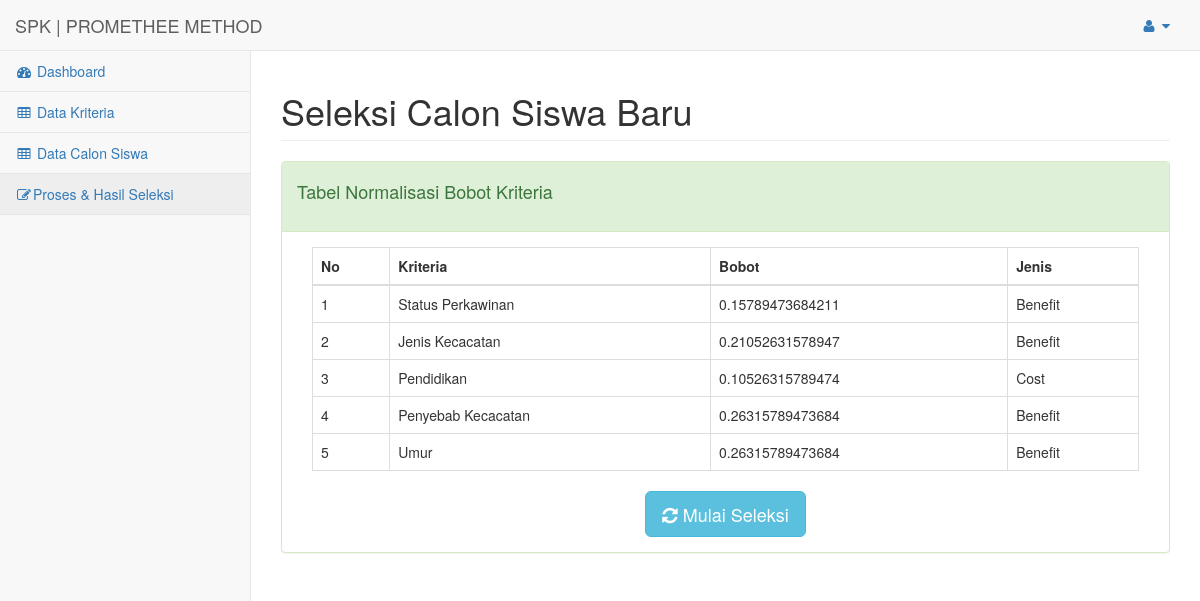
/index.php?url=proses_seleksi (signed in), run on an earlier commit of the app's database.
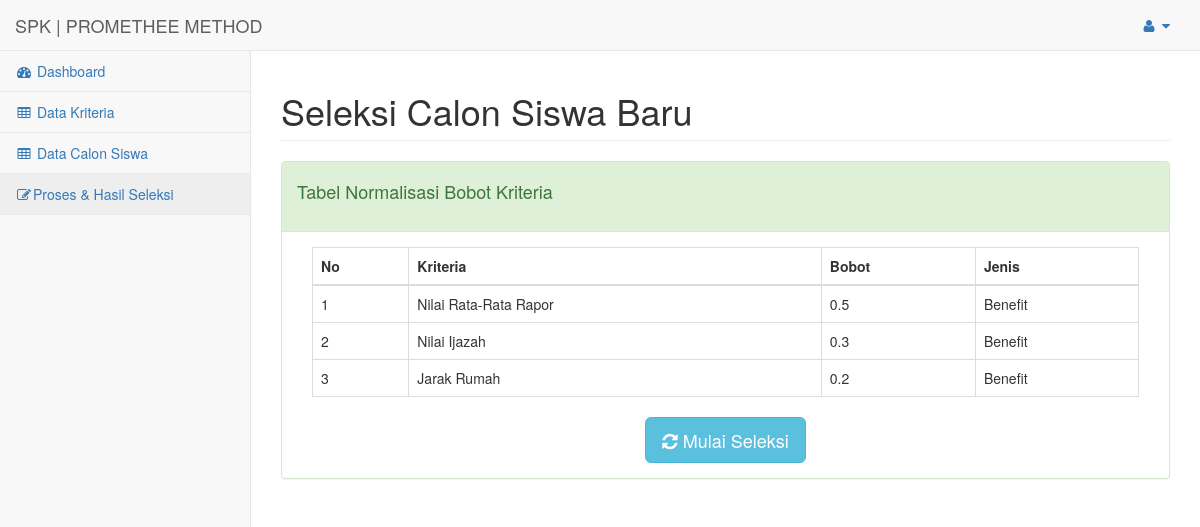
And on a later commit of the database.
### tables this page shows
CREATE TABLE `kriteria` (
  `id` int(11) NOT NULL,
  `nama` varchar(255) NOT NULL,
  `bobot` double NOT NULL,
  `jenis` varchar(50) NOT NULL
);

### config/routes.php (called while the page is built, shortened)
<?php
$include = [];
if(isset($_GET['url'])){
	switch ($_GET['url']) {
		case 'proses_seleksi':
			$include[] = 'halaman/seleksi/proses_seleksi.php';
			break;
	}
}else{
	$include[] = 'halaman/dashboard.php';
}
?>

### config/proses_seleksi/load_kriteria.php (called while the page is built, shortened)
<?php
$hasil = mysqli_query($koneksi, "SELECT distinct KRITERIA.* FROM KRITERIA");
while ($data_row = mysqli_fetch_assoc($hasil)) {
	$datas['data'][$data_row['nama']] = $data_row;
	$hasil2 = mysqli_query($koneksi, "SELECT * FROM SUBKRITERIA WHERE KRITERIA_ID =".$datas['data'][$data_row['nama']]['id']);
	while ($data_row2 = mysqli_fetch_assoc($hasil2)) {
		$datas['data'][$data_row['nama']]['subkriteria'][] = $data_row2;
	}
	$bobot[] = $datas['data'][$data_row['nama']]['bobot'];
}
$datas['ekstra']['total_bobot'] = array_sum($bobot);
$data_kriteria = $datas;
 ?>

### halaman/seleksi/proses_seleksi.php (the view, shortened to what this page needs)
<div id="page-wrapper">
  <div class="row">
    <div class="col-lg-12">
      <h1 class="page-header">Seleksi Calon Siswa Baru</h1>
    </div>
  </div>
  <div class="row">
    <div class="col-lg-12">
      <div class="panel panel-success">
        <div class="panel-heading" style="padding-bottom: 20px">
          <div>
            <h4>Tabel Normalisasi Bobot Kriteria</h4>
          </div>
        </div>
        <div class="panel-body">
          <form action="index.php?url=hasil_seleksi" method="POST">
            <div class="col-lg-12">
              <table class="table table-bordered">
                <thead>
                  <tr>
                    <th rowspan="2" style="vertical-align: middle;">No</th>
                    <th rowspan="2" style="vertical-align: middle;">Kriteria</th>
                    <th rowspan="2" style="vertical-align: middle;">Bobot</th>
                    <th rowspan="2" style="vertical-align: middle;">Jenis</th>
                  </tr>
                </thead>
                <tbody>
                  <?php $x= 1; ?>
                  <?php foreach ($data_kriteria['data'] as $key => $value): ?>
                    <tr>
                      <td><?php echo $x++ ?></td>
                      <td><?php echo $key ?></td>
                      <td><?php echo $value['bobot']/$data_kriteria['ekstra']['total_bobot'];?></td>
                      <td><?php echo  $value['jenis'] ?></td>
                    </tr>
                  <?php endforeach ?>
                </tbody>
              </table>
            </div>
            <div class="col-lg-12" align="center">
              <button class="btn btn-lg btn-info"><i class="  fa fa-refresh"></i> Mulai Seleksi</button>
            </div>
          </form>
        </div>
      </div>
    </div>
  </div>
</div>

### halaman/header.php (shortened to what this page needs)
<!DOCTYPE html>
<html lang="en">
<head>
    <link href="asset/bower_components/bootstrap/dist/css/bootstrap.min.css" rel="stylesheet">
    <link href="asset/bower_components/metisMenu/dist/metisMenu.min.css" rel="stylesheet">
    <link href="asset/bower_components/datatables-plugins/integration/bootstrap/3/dataTables.bootstrap.css" rel="stylesheet">
    <link href="asset/dist/css/sb-admin-2.css" rel="stylesheet">
    <link href="asset/bower_components/font-awesome/css/font-awesome.min.css" rel="stylesheet" type="text/css">
</head>
<body>
    <div id="wrapper">
        <nav class="navbar navbar-default navbar-static-top" role="navigation" style="margin-bottom: 0">
            <div class="navbar-header">
                <a class="navbar-brand" href="index.php?url=dashboard">SPK | PROMETHEE METHOD</a>
            </div>
            <ul class="nav navbar-top-links navbar-right">
                <li class="dropdown">
                    <a class="dropdown-toggle" data-toggle="dropdown" href="#">
                        <i class="fa fa-user fa-fw"></i>  <i class="fa fa-caret-down"></i>
                    </a>
                </li>
            </ul>
            <div class="navbar-default sidebar" role="navigation">
                <div class="sidebar-nav navbar-collapse">
                    <ul class="nav" id="side-menu">
                        <li>
                            <a href="index.php?url=dashboard"><i class="fa fa-dashboard fa-fw"></i> Dashboard</a>
                        </li>
                        <li>
                            <a href="index.php?url=data_kriteria"><i class="fa fa-table fa-fw"></i> Data Kriteria</a>
                        </li>
                        <li>
                            <a href="index.php?url=data_calon"><i class="fa fa-table fa-fw"></i> Data Calon Siswa</a>
                        </li>
                        <li>
                            <a href="index.php?url=proses_seleksi"><i class="fa fa-edit fa-fw"></i>Proses & Hasil Seleksi</a>
                        </li>
                    </ul>
                </div>
            </div>
        </nav>

### index.php (shortened to what this page needs)
<?php
include 'config/routes.php';
 include 'halaman/header.php';
foreach ($req as $key => $value) {
	require_once $value;
}
foreach ($include as $key => $value) {
	require_once $value;
}
include 'halaman/footer.php';
?>

What changed in the data, as far as the page shows it:
removed kriteria: key "Status Perkawinan", $value['bobot']/$data_kriteria['ekstra']['total_bobot'] "0.15789473684211", jenis "Benefit"
removed kriteria: key "Pendidikan", $value['bobot']/$data_kriteria['ekstra']['total_bobot'] "0.10526315789474", jenis "Cost"
removed kriteria: key "Umur", $value['bobot']/$data_kriteria['ekstra']['total_bobot'] "0.26315789473684", jenis "Benefit"
changed kriteria (number 1 of 3 on the later page): key "Jenis Kecacatan" → "Nilai Rata-Rata Rapor"; $value['bobot']/$data_kriteria['ekstra']['total_bobot'] "0.21052631578947" → "0.5"
added kriteria: key "Nilai Ijazah", $value['bobot']/$data_kriteria['ekstra']['total_bobot'] "0.3", jenis "Benefit"
changed kriteria (number 3 of 3 on the later page): key "Penyebab Kecacatan" → "Jarak Rumah"; $value['bobot']/$data_kriteria['ekstra']['total_bobot'] "0.26315789473684" → "0.2"
